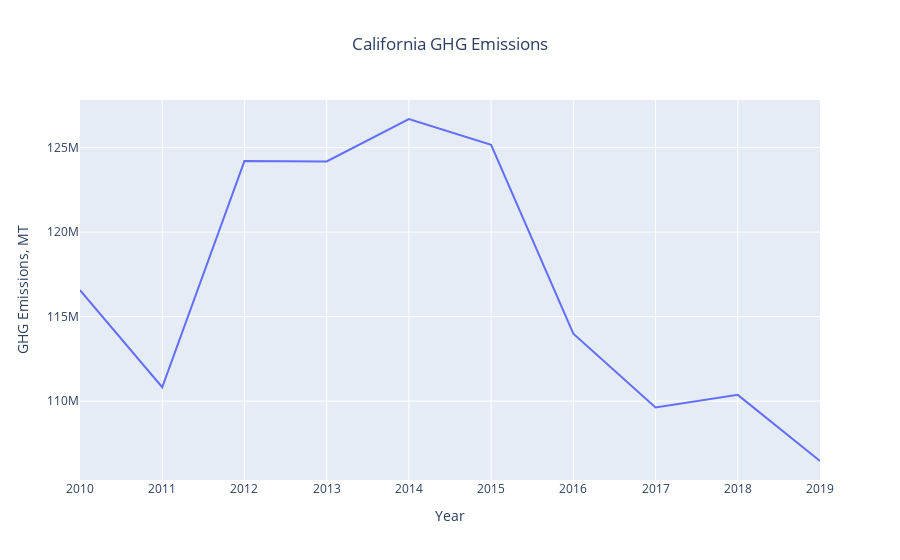

The code cell stored with this chart in its notebook:
### Code cell
# df_World=df[df["Entity"]=="World"]
fig = go.Figure(data=go.Scatter(x=year['Year'],
                                y=year['Total GHG'],
                                mode='lines')) # hover text goes here
fig.update_layout(title='California GHG Emissions',title_x=0.5,xaxis_title="Year",yaxis_title="GHG Emissions, MT")
fig.show()

### Figure 1 — Plotly figure (JSON) as saved in the notebook; plotly's stock layout.template omitted (floating-point values rounded to 4 significant figures)
{"data": [{"mode": "lines", "type": "scatter", "x": [2010, 2011, 2012, 2013, 2014, 2015, 2016, 2017, 2018, 2019], "y": [116569418, 110821566, 124204472, 124179601, 126695197, 125172227, 113988031, 109621367, 110372154, 106457646]}], "layout": {"title": {"text": "California GHG Emissions", "x": 0.5}, "xaxis": {"title": {"text": "Year"}}, "yaxis": {"title": {"text": "GHG Emissions, MT"}}}}
